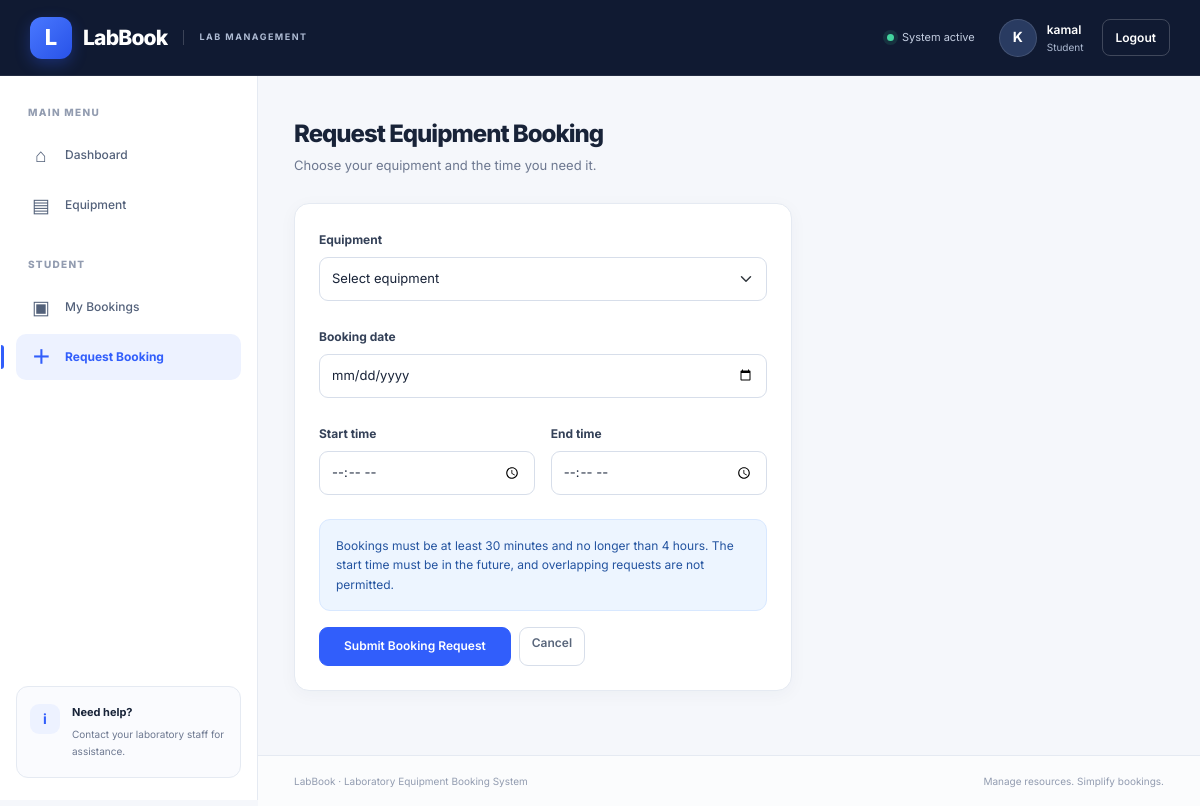
/bookings/new (signed in), run on the app's committed database.
### models/user.py (models this page shows, shortened)
class User(UserMixin, db.Model):
    __tablename__ = "users"
    id = db.Column(db.Integer, primary_key=True)
    username = db.Column(db.String(80), unique=True, nullable=False)
    email = db.Column(db.String(120), unique=True, nullable=False)
    password_hash = db.Column(db.String(255), nullable=False)
    role = db.Column(db.String(20), nullable=False, default="student")
    bookings = db.relationship(
        "Booking",
        back_populates="student",
    )

### routes/bookings.py (the view, shortened to what this page needs)
@bookings_bp.route("/new", methods=["GET", "POST"])
@login_required
def create_booking():
    if current_user.role != "student":
        abort(403)
    equipment_items = db.session.scalars(
        select(Equipment).order_by(Equipment.name)
    ).all()
    if request.method == "GET":
        selected_equipment_id = request.args.get("equipment_id", "")
        return render_booking_form(
            equipment_items,
            selected_equipment_id,
        )

### models/user.py (called while the page is built)
@login_manager.user_loader
def load_user(user_id):
    try:
        return db.session.get(User, int(user_id))
    except (ValueError, TypeError):
        return None

### routes/bookings.py (called while the page is built)
def render_booking_form(equipment_items, selected_equipment_id=""):
    return render_template(
        "booking_form.html",
        equipment=equipment_items,
        selected_equipment_id=str(selected_equipment_id),
        today=date.today().isoformat(),
    )

### templates/booking_form.html (shortened to what this page needs)
{% extends "base.html" %}
{% block content %}
<div class="page-heading">
    <h1>Request Equipment Booking</h1>
    <p>Choose your equipment and the time you need it.</p>
</div>
<div class="row">
    <div class="col-lg-8 col-xl-7">
        <div class="panel">
            <form method="POST" action="{{ url_for('bookings.create_booking') }}">
                <div class="mb-4">
                    <label for="equipment_id" class="form-label">Equipment</label>
                    <select id="equipment_id" name="equipment_id"
                            class="form-select" required>
                        <option value="">Select equipment</option>
                    </select>
                </div>
                <div class="mb-4">
                    <label for="booking_date" class="form-label">Booking date</label>
                    <input type="date" id="booking_date" name="booking_date"
                           class="form-control" min="{{ today }}" required>
                </div>
                <div class="row g-3 mb-4">
                    <div class="col-md-6">
                        <label for="start_time" class="form-label">Start time</label>
                        <input type="time" id="start_time" name="start_time"
                               class="form-control" required>
                    </div>
                    <div class="col-md-6">
                        <label for="end_time" class="form-label">End time</label>
                        <input type="time" id="end_time" name="end_time"
                               class="form-control" required>
                    </div>
                </div>
                <div class="alert alert-info small">
                    Bookings must be at least 30 minutes and no longer than
                    4 hours. The start time must be in the future, and
                    overlapping requests are not permitted.
                </div>
                <div class="d-flex flex-wrap gap-2">
                    <button type="submit" class="btn btn-primary px-4">
                        Submit Booking Request
                    </button>
                    <a href="{{ url_for('equipment.list_equipment') }}"
                       class="btn btn-outline-secondary">Cancel</a>
                </div>
            </form>
        </div>
    </div>
</div>
{% endblock %}

### templates/base.html (shortened to what this page needs)
<!DOCTYPE html>
<html lang="en">
<head>
    <link href="https://cdn.jsdelivr.net/npm/bootstrap@5.3.3/dist/css/bootstrap.min.css"
          rel="stylesheet">
    <link rel="stylesheet"
          href="{{ url_for('static', filename='css/style.css') }}">
</head>
<body>
    <nav class="topbar">
        <div class="topbar-inner">
            <a class="navbar-brand-custom" href="{{ url_for('home') }}">
                <span class="brand-icon">L</span>
                <span class="brand-name">LabBook</span>
                <span class="brand-tagline">LAB MANAGEMENT</span>
            </a>
            <div class="topbar-right">
                {% if current_user.is_authenticated %}
                    <div class="system-indicator">
                        <span class="online-dot"></span>
                        System active
                    </div>
                    <div class="user-menu">
                        <div class="user-avatar">
                            {{ current_user.username[0]|upper }}
                        </div>
                        <div class="user-details">
                            <span class="user-name">
                                {{ current_user.username }}
                            </span>
                            <span class="user-role">
                                {{ current_user.role|title }}
                            </span>
                        </div>
                        <a href="{{ url_for('auth.logout') }}"
                           class="btn-logout">
                            Logout
                        </a>
                    </div>
                {% endif %}
            </div>
        </div>
    </nav>
    <div class="app-layout">
        <aside class="sidebar">
            <div class="sidebar-content">
                <p class="sidebar-label">MAIN MENU</p>
                <a class="sidebar-link {% if request.endpoint == 'home' %}active{% endif %}"
                   href="{{ url_for('home') }}">
                    <span class="nav-icon">⌂</span>
                    Dashboard
                </a>
                {% if current_user.is_authenticated %}
                    <a class="sidebar-link {% if request.endpoint and request.endpoint.startswith('equipment.') %}active{% endif %}"
                       href="{{ url_for('equipment.list_equipment') }}">
                        <span class="nav-icon">▤</span>
                        Equipment
                    </a>
                    {% if current_user.role == 'student' %}
                        <p class="sidebar-label sidebar-section-label">
                            STUDENT
                        </p>
                        <a class="sidebar-link {% if request.endpoint == 'bookings.my_bookings' %}active{% endif %}"
                           href="{{ url_for('bookings.my_bookings') }}">
                            <span class="nav-icon">▣</span>
                            My Bookings
                        </a>
                        <a class="sidebar-link {% if request.endpoint == 'bookings.create_booking' %}active{% endif %}"
                           href="{{ url_for('bookings.create_booking') }}">
                            <span class="nav-icon">＋</span>
                            Request Booking
                        </a>
                    {% endif %}
                {% endif %}
            </div>
            <div class="sidebar-footer">
                <div class="help-icon">i</div>
                <div class="help-content">
                    <strong>Need help?</strong>
                    <p>Contact your laboratory staff for assistance.</p>
                </div>
            </div>
        </aside>
        <main class="main-content">
            <div class="content-wrapper">
                {% block content %}{% endblock %}
            </div>
            <footer class="app-footer">
                <span>LabBook · Laboratory Equipment Booking System</span>
                <span>Manage resources. Simplify bookings.</span>
            </footer>
        </main>
    </div>
</body>
</html>

### data on the page
User: username "K", username "kamal", role "Student"
